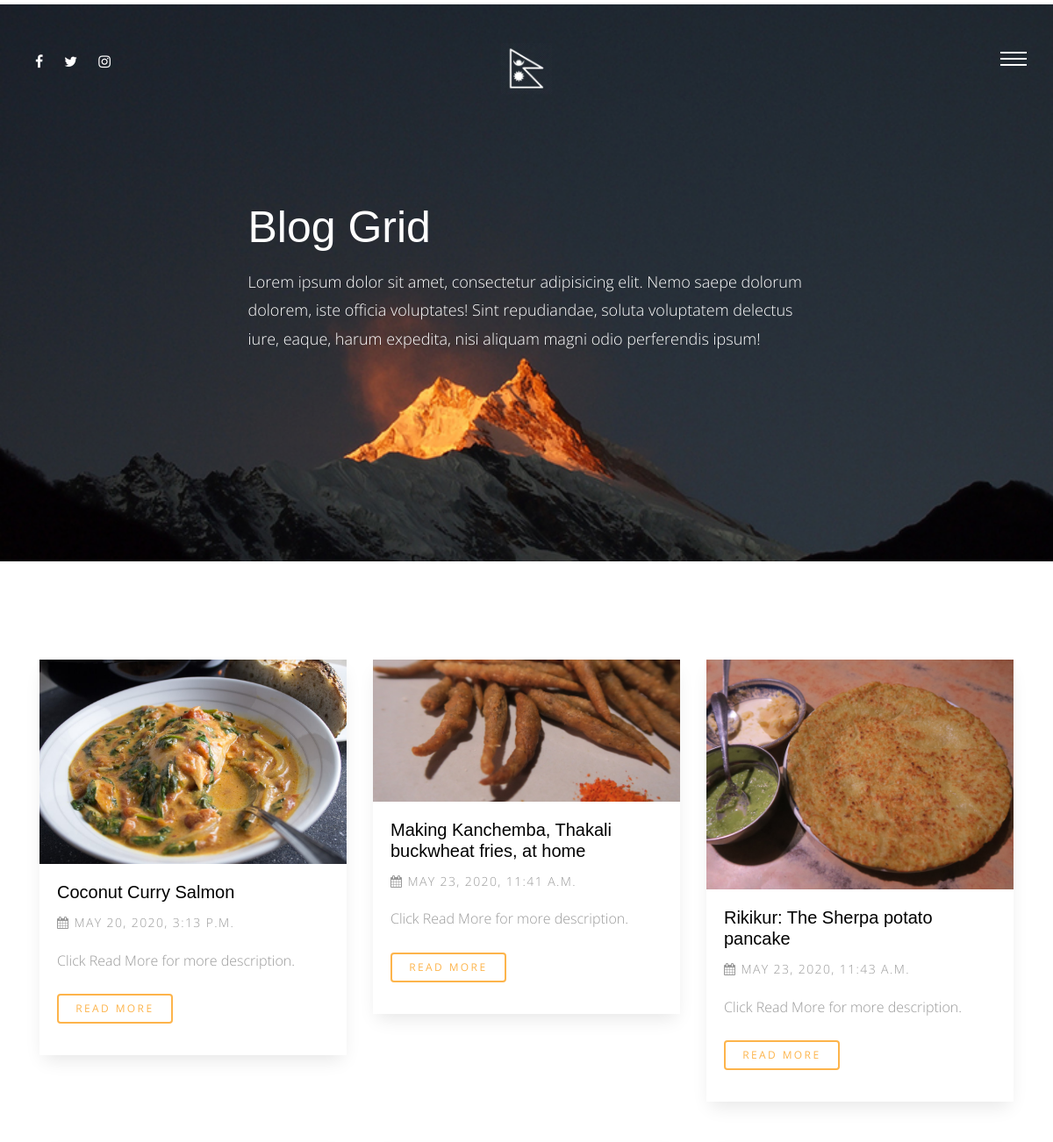
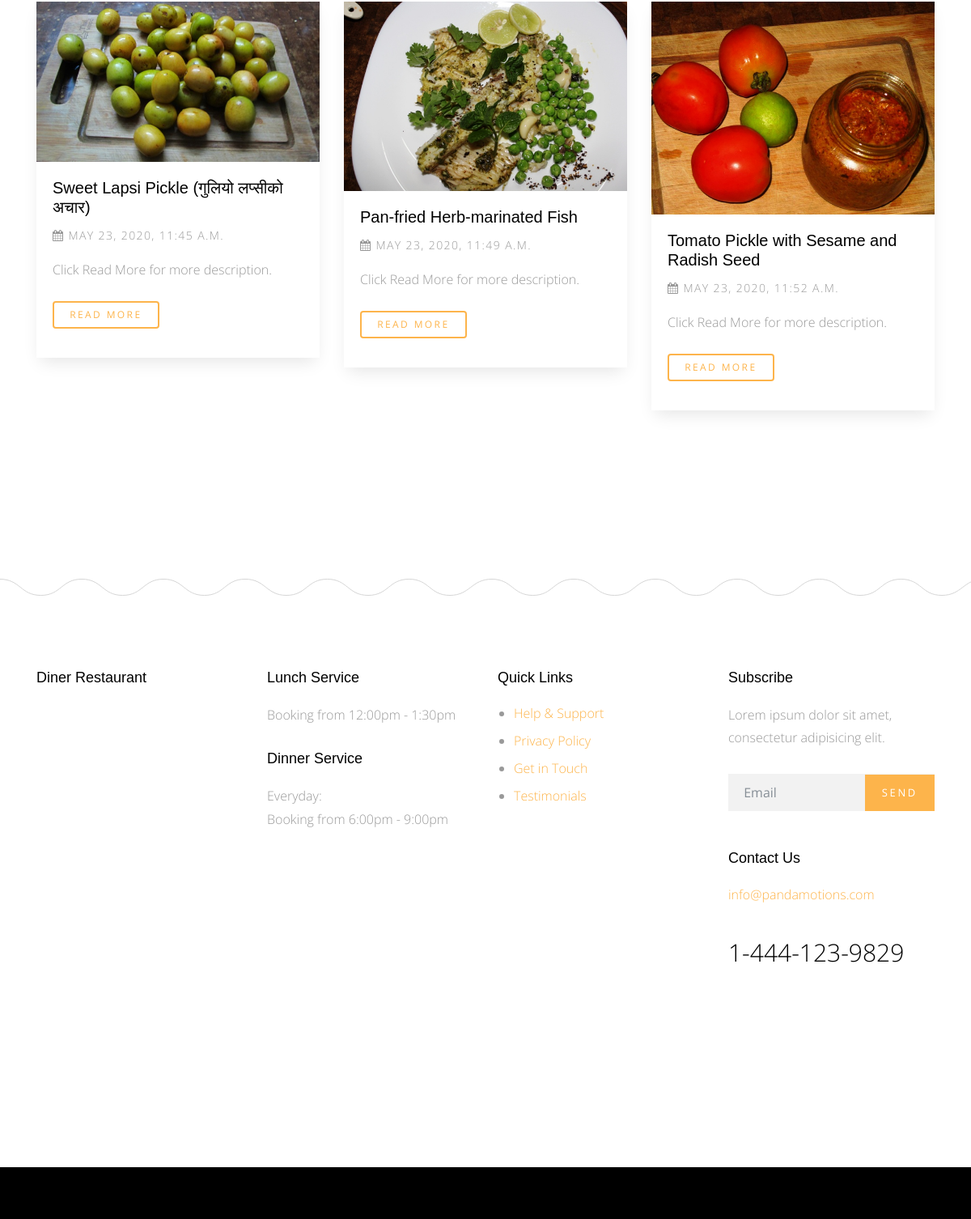
The app's page /blog/category=Receipe with its own data (2 pictures, top to bottom).
### blog/models.py (models this page shows)
class Post(models.Model):
    title = models.CharField(max_length=50)
    content = models.TextField()
    author = models.ForeignKey(User, on_delete=models.CASCADE, null= True)
    created = models.DateTimeField(default=timezone.now)
    tags = TaggableManager(blank=True)
    category = models.ForeignKey('Category', null=True, on_delete=models.SET_NULL)
    image = models.ImageField(upload_to='blog/', null=True, blank=True)
    def __str__(self):
        return self.title
    class Meta:
        verbose_name = 'Post'
        verbose_name_plural = 'POSTS'

### blog/views.py (the view)
# urls.py: path('category=<slug:category>', views.post_by_category, name='post_by_category'),
def post_by_category(request, category):
    post_by_category = Post.objects.filter(category__category_name=category)
    context = {
        'post_list': post_by_category,
    }
    return render(request, 'Post/post_list.html', context)

### blog/templates/Post/post_list.html (shortened to what this page needs)
{% extends 'base.html' %}
{% load static %}
{% block body %}
      <div class="main-wrap">
        <div class="cover_1 cover_sm">
          <div class="img_bg" style="background-image: url({% static 'site_static/img/slider-1.jpg' %});" data-stellar-background-ratio="0.5">
            <div class="container">
              <div class="row align-items-center justify-content-center">
                <div class="col-md-7" data-aos="fade-up">
                  <h2 class="heading">Blog Grid</h2>
                  <p class="lead">Lorem ipsum dolor sit amet, consectetur adipisicing elit. Nemo saepe dolorum dolorem, iste officia voluptates! Sint repudiandae, soluta voluptatem delectus iure, eaque, harum expedita, nisi aliquam magni odio perferendis ipsum!</p>
                </div>
              </div>
            </div>
          </div>
        </div>
       <div class="section">
          <div class="container">
            <div class="row mb-5">
             {% for post in post_list %}
              <div class="col-md-4">
                <div class="media d-block media-bg-white mb-5" data-aos="fade-up"  data-aos-delay="400">
                  <figure>
                    <a href="{% url 'blog:Post_Detail' post.id %}"><img src="{{post.image.url}}" alt="Image placeholder" class="img-fluid"></a>
                  </figure>
                  <div class="media-body">
                    <h3><a href="{% url 'blog:Post_Detail' post.id %}">{{post}}</a></h3>
                    <p class="post-meta"><span><span class="fa fa-calendar"></span> {{post.created}}</span></p>
                    <p class="mb-4">Click Read More for more description.</p>
                    <p><a href="{% url 'blog:Post_Detail' post.id %}" class="btn btn-primary btn-outline-primary btn-sm">Read More</a></p>
                  </div>
                </div>
              </div>
             {% endfor %}
            </div>
          </div>
        </div>
      </div>
{% endblock %}

### templates/base.html (shortened to what this page needs)
<!doctype html>
<html lang="en">
{% load static %}
  <head>
    <link rel="stylesheet" href="{% static 'site_static/css/bootstrap.css' %}">
    <link rel="stylesheet" href="{% static 'site_static/css/animate.css' %}">
    <link rel="stylesheet" href="{% static 'site_static/css/owl.carousel.min.css' %}">
    <link rel="stylesheet" href="{% static 'site_static/css/magnific-popup.css' %}">
    <link rel="stylesheet" href="{% static 'site_static/css/aos.css' %}">
    <link rel="stylesheet" href="{% static 'site_static/css/bootstrap-datepicker.css'">
    <link rel="stylesheet" href="{% static 'site_static/css/jquery.timepicker.css'">
    <link rel="stylesheet" href="{% static 'site_static/fonts/ionicons/css/ionicons.min.css' %}">
    <link rel="stylesheet" href="{% static 'site_static/fonts/fontawesome/css/font-awesome.min.css' %}">
    <link rel="stylesheet" href="{% static 'site_static/fonts/flaticon/font/flaticon.css' %}">
    <link rel="stylesheet" href="{% static 'site_static/css/style.css' %}">
  </head>
  <body>
    <div class="site-wrap">
      <header class="site-header">
        <div class="row align-items-center">
          <div class="col-5 col-md-3">
             <ul class="list-unstyled social">
              <li><a href="#"><span class="fa fa-facebook"></span></a></li>
              <li><a href="#"><span class="fa fa-twitter"></span></a></li>
              <li><a href="#"><span class="fa fa-instagram"></span></a></li>
            </ul>
          </div>
          <div class="col-2 col-md-6 text-center">
            <a href="/" class="site-logo"><img src="{% static 'site_static/img/Nepal1.png' %}/" style="width:60px; height: auto;"></a>
          </div>
          <div class="col-5 col-md-3 text-right menu-burger-wrap">
            <a href="#" class="site-nav-toggle js-site-nav-toggle"><i></i></a>
          </div>
        </div>
      </header>
      {% block body %}
      {% endblock body %}
      <footer>
        <div class="site-footer">
          <div class="container">
            <div class="row small-gutters mb-5">
              <div class="col-md-6 col-lg-3 mb-5" data-aos="fade" data-aos-delay="100">
                <div class="footer-widget">
                  <h3>Diner Restaurant</h3>
                </div>
              </div>
              <div class="col-md-6 col-lg-3 mb-5" data-aos="fade" data-aos-delay="200">
                <div class="footer-widget">
                  <h3>Lunch Service</h3>
                  <p>Booking from 12:00pm - 1:30pm</p>
                  <h3>Dinner Service</h3>
                  <p>Everyday: <br> Booking from 6:00pm - 9:00pm</p>
                </div>
              </div>
              <div class="col-md-6 col-lg-3 mb-5" data-aos="fade" data-aos-delay="300">
                <div class="footer-widget">
                  <h3>Quick Links</h3>
                  <ul>
                    <li><a href="#">Help &amp; Support</a></li>
                    <li><a href="#">Privacy Policy</a></li>
                    <li><a href="#">Get in Touch</a></li>
                    <li><a href="#">Testimonials</a></li>
                  </ul>
                </div>
              </div>
              <div class="col-md-6 col-lg-3 mb-5" data-aos="fade" data-aos-delay="400">
                <div class="footer-widget footer-contact-widget">
                  <h3>Subscribe</h3>
                  <p>Lorem ipsum dolor sit amet, consectetur adipisicing elit.</p>
                  <form action="" class="form-subscribe mb-5">
                    <div class="form-group form-field">
                      <input type="submit" value="Send" class="btn btn-primary">
                      <input type="text" class="form-control" placeholder="Email">
                    </div>
                  </form>
                  <h3>Contact Us</h3>
                  <p class="contact-email">info@pandamotions.com</p>
                  <p class="contact-phone">1-444-123-9829</p>
                </div>
              </div>
            </div>
          </div>
        </div>
      </footer>
      <div class="site-footer-copyright">
      </div>
    </div>
  </body>
</html>

### static/site_static/css/style.css (style rules this page uses)
html { overflow-x: hidden; }
body { background: #fff; font-family: "Open Sans", cursive; font-size: 16px; line-height: 1.8; font-weight: 300; color: #999999; }
a { -webkit-transition: .3s all ease; -o-transition: .3s all ease; transition: .3s all ease; text-decoration: none; }
h1, h2, h3, h4, h5 { color: #000; font-family: "Playfair Display", Arial, sans-serif; }
h1 a, h2 a, h3 a, h4 a, h5 a { color: #000; }
.btn, .form-control { outline: none; }
.btn { font-size: 13px; text-transform: uppercase; letter-spacing: .2em; }
.btn.btn-primary { color: #fff; border-width: 2px; }
.btn.btn-sm { font-size: 12px; }
.btn.btn-outline-primary { border-width: 2px; color: #fdb44b; }
.site-header { padding: 3em 30px; position: absolute; top: 0; z-index: 100; width: 100%; }
.site-header .site-logo { line-height: 0; padding: 10px 20px; color: #fff; font-size: 30px; }
.site-header .social li { display: inline-block; }
.site-header .social li a { color: #fff; padding: 0 10px; }
.media h3 { font-size: 20px; margin-bottom: 10px; }
.media .post-meta { font-size: 14px; letter-spacing: .1em; text-transform: uppercase; }
.media.media-bg-white { -webkit-box-shadow: 0 10px 20px -5px rgba(0, 0, 0, 0.1); box-shadow: 0 10px 20px -5px rgba(0, 0, 0, 0.1); }
.media.media-bg-white figure { margin-bottom: 0; }
.media.media-bg-white .media-body { padding: 20px; background: #fff; }
.site-footer { background: url("../img/curve_line.svg") repeat-x top left; padding: 7em 0; }
.site-footer .footer-widget h3 { font-size: 18px; margin-bottom: 20px; }
.site-footer .footer-widget p { margin-bottom: 30px; }
.site-footer .footer-widget ul { padding-left: 20px; }
.site-footer .footer-widget ul li { line-height: 1.5; margin-bottom: 10px; }
.site-footer-copyright { background: #000; padding: 2em 0; text-align: center; }
.footer-contact-widget .contact-email { color: #fdb44b; }
.footer-contact-widget .contact-phone { font-size: 30px; color: #000; }
.lead { font-size: 16px; }
.form-subscribe .form-group { position: relative; }
.form-subscribe .form-group input[type="email"], .form-subscribe .form-group input[type="text"] { -webkit-box-shadow: none !important; box-shadow: none !important; background: #f2f2f2; border: none; border-radius: 0 !important; padding-right: 100px; }
.form-subscribe .form-group input[type="submit"] { position: absolute; right: 0; top: 1px; border-radius: 0 !important; outline: none; -webkit-box-shadow: none !important; box-shadow: none !important; }
.menu-burger-wrap { position: relative; }
.site-nav-toggle { width: 30px; height: 30px; cursor: pointer; text-decoration: none; position: relative; top: -15px; z-index: 21; display: block !important; float: right; right: 0; display: none; border-bottom: none !important; }
.site-nav-toggle i { position: relative; display: -moz-inline-stack; display: inline-block; zoom: 1; *display: inline; width: 30px; height: 2px; font: bold 14px/.4 Helvetica; text-transform: uppercase; text-indent: -55px; background: #fff; -webkit-transition: all .2s ease-out; -o-transition: all .2s ease-out; transition: all .2s ease-out; }
.site-nav-toggle i:before, .site-nav-toggle i:after { content: ''; width: 30px; height: 2px; background: #fff; position: absolute; left: 0; -webkit-transition: 0.2s; -o-transition: 0.2s; transition: 0.2s; }
.site-nav-toggle i:before { top: -7px; }
.site-nav-toggle i:after { bottom: -7px; }
.section { padding: 7em 0; }
.cover_1 { position: relative; }
.cover_1 .lead { color: #fff; font-size: 18px; }
.cover_1 .img_bg { background-repeat: no-repeat; background-size: cover !important; background-position: center center; }
.cover_1 .img_bg, .cover_1 .img_bg > .container > .row { min-height: 700px; height: 100vh; }
.cover_1.cover_sm .img_bg, .cover_1.cover_sm .img_bg > .container > .row { min-height: 600px; height: 80vh; }
.cover_1 .heading { color: white; font-weight: 300; font-size: 30px; line-height: 1.5; }
@media (min-width: 768px) { .cover_1 .heading { font-size: 50px; line-height: 1.5; } }
.small-gutters { margin-right: -15px; margin-left: -15px; }
.small-gutters > [class*="col-"] { padding-right: 15px; padding-left: 15px; }

### records on screen
Post: image (picture), title "Coconut Curry Salmon", created "MAY 20, 2020, 3:13 P.M."
Post: image (picture), title "Making Kanchemba, Thakali buckwheat fries, at home", created "MAY 23, 2020, 11:41 A.M."
Post: image (picture), title "Rikikur: The Sherpa potato pancake", created "MAY 23, 2020, 11:43 A.M."
Post: image (picture), title "Sweet Lapsi Pickle (गुलियो लप्सीको अचार)", created "MAY 23, 2020, 11:45 A.M."
Post: image (picture), title "Pan-fried Herb-marinated Fish", created "MAY 23, 2020, 11:49 A.M."
Post: image (picture), title "Tomato Pickle with Sesame and Radish Seed", created "MAY 23, 2020, 11:52 A.M."
